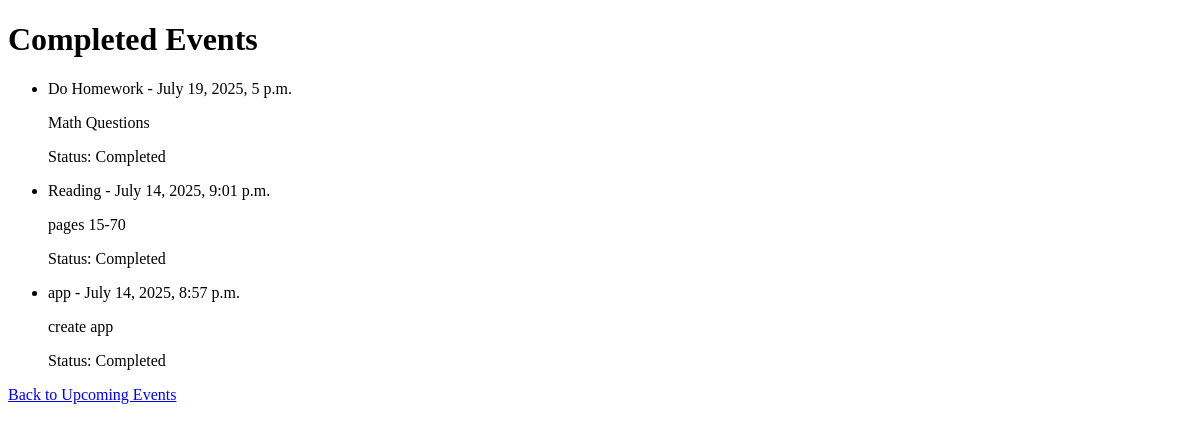
Before: /todo/completed/ with the older database file.
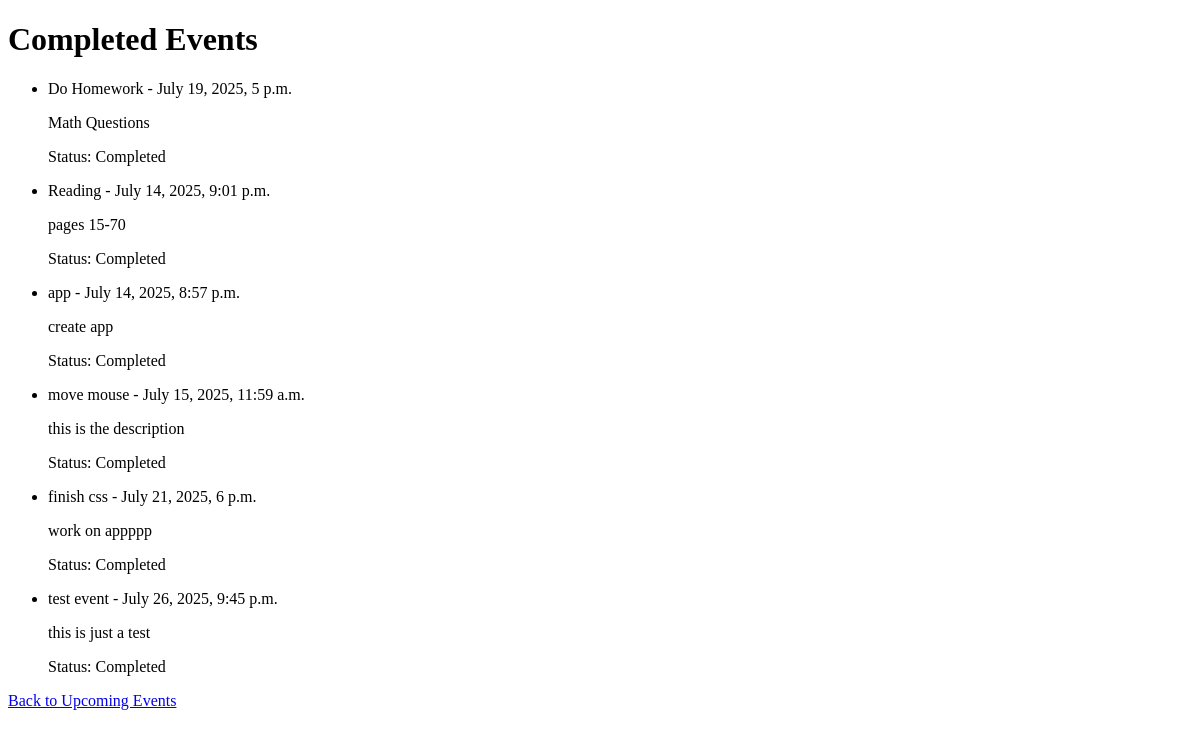
After: the same page with the newer database file.
### todo/models.py (models this page shows, shortened)
class Event(models.Model):
    title = models.CharField(max_length=100)
    description = models.TextField(blank=True)
    due_date = models.DateTimeField()
    created_at = models.DateTimeField("created at", auto_now_add=True)
    done = models.BooleanField(default=False)

### todo/views.py (the view)
# urls.py: path("completed/", views.detail, name="detail"),
def detail(request):
    completed_events = Event.objects.filter(done=True)
    return render(request, 'todo/detail.html', {'completed_events': completed_events})

### todo/templates/todo/detail.html (shortened to what this page needs)
<!DOCTYPE html>
<html>
    <head>
    </head>
    <body>
        <h1>Completed Events</h1>
        <ul>
            {% for event in completed_events %}
                <li>
                    <span>{{ event.title }} - {{ event.due_date }}</span>
                    {% if event.description %}
                        <p>{{ event.description }}</p>
                    {% endif %}
                    {% if event.done %}
                        <p>Status: Completed</p>
                    {% else %}
                        <p>Status: Not Completed</p>
                    {% endif %}
                </li>
            {% empty %}
                <li>No completed events.</li>
            {% endfor %}
        </ul>
        <a href="{% url 'todo:index' %}">Back to Upcoming Events</a>
    </body>
</html>

Changed rows visible on the page:
now on this page (row edited): Event: title "move mouse", due_date "July 15, 2025, 11:59 a.m.", description "this is the description", done "Status: Completed"
added Event: title "finish css", due_date "July 21, 2025, 6 p.m.", description "work on appppp", done "Status: Completed"
added Event: title "test event", due_date "July 26, 2025, 9:45 p.m.", description "this is just a test", done "Status: Completed"
